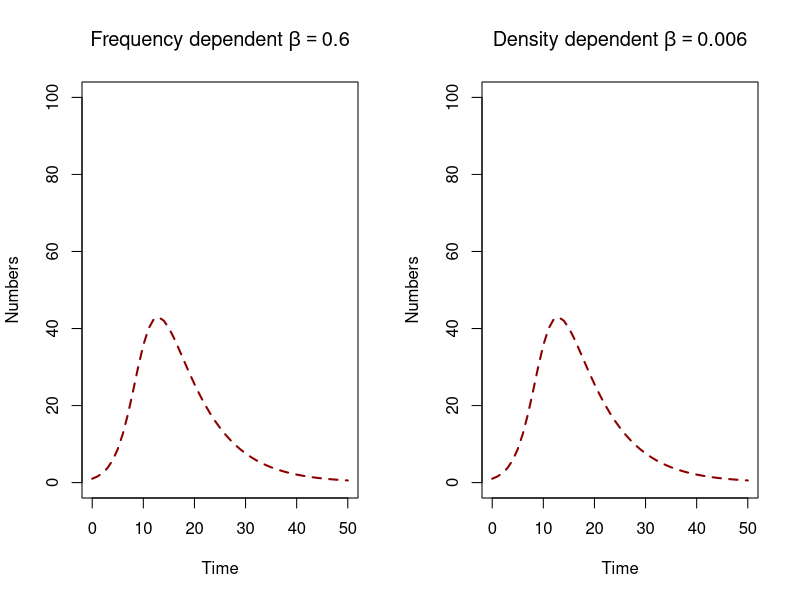

R code for this plot:
## ---- chunk 1
library(deSolve)
## ---- chunk 2
SIR_numbers_dens_model <- function(time, state_var, pars) {
  # Extract state variables
  S <- state_var["S"]
  I <- state_var["I"]
  R <- state_var["R"]
  # Extract model parameters
  beta <- pars["beta"]
  gamma <- pars["gamma"]
  # The differential equations
  dS <- -(beta * S * I)
  dI <- (beta * S * I) - gamma * I
  dR <- gamma * I
  # Return the equations as a list
  sol <- list(c(dS, dI, dR))
  return(sol)
}

SIR_numbers_freq_model <- function(time, state_var, pars) {
  # Extract state variables
  S <- state_var["S"]
  I <- state_var["I"]
  R <- state_var["R"]
  N <- S + I + R
  # Extract model parameters
  beta <- pars["beta"]
  gamma <- pars["gamma"]
  # The differential equations
  dS <- -beta * S * I / N
  dI <- beta * S * I / N - gamma * I
  dR <- gamma * I
  # Return the equations as a list
  sol <- list(c(dS, dI, dR))
  return(sol)
}

# Define time to solve equations
times <- seq(from = 0, to = 50, by = 1)


N <- 100
I0 <- 1
state_var_numbers <- c(S = N - I0, I = I0, R = 0)

# What are our parameter values?
pars <- c(beta = 0.6, gamma = 0.14)
pars_dens <- c(beta = 0.6 / N, gamma = 0.14)

solution_freq_numbers <- as.data.frame(ode(y = state_var_numbers, times = times,
                                           func = SIR_numbers_freq_model,
                                           parms = pars, method = "rk4"))

solution_dens_numbers <- as.data.frame(ode(y = state_var_numbers, times = times,
                                           func = SIR_numbers_dens_model,
                                           parms = pars_dens, method = "rk4"))

par(mfrow = c(1, 2))
plot(solution_freq_numbers$time, solution_freq_numbers$I, col = "darkred",
     lwd = 2, lty = 2, type = "l", ylim = c(0, N), ylab = "Numbers",
     xlab = "Time", main =  bquote("Frequency dependent" ~ beta == .(0.6)))
plot(solution_dens_numbers$time, solution_dens_numbers$I, col = "darkred",
     lwd = 2, lty = 2, type = "l", ylim = c(0, N), ylab = "Numbers",
     xlab = "Time", main = bquote("Density dependent" ~  beta == .(0.6 / N)))
